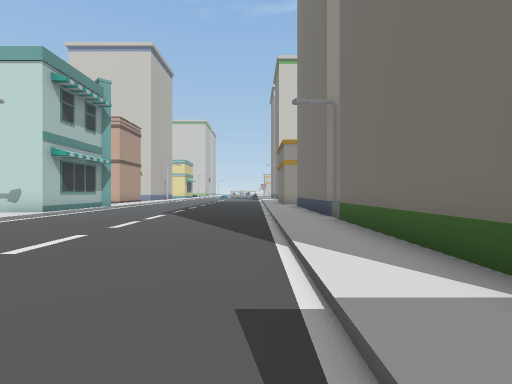
View 1 (above)

16 first-person views from a walk through a scene from a Unity 3-D project. The camera is 1.5 m above the floor, looks level and sees 85° across. The floor is counted in squares, 2 m on a side. Each view is taken from the middle of a square. On the plan, view 1 faces up. The plan holds only what a view shows up to about 10 squares ahead; the rest is blank. The place goes on beyond the plan. The player is left out. Some surface patterns are stand-ins.

View 2
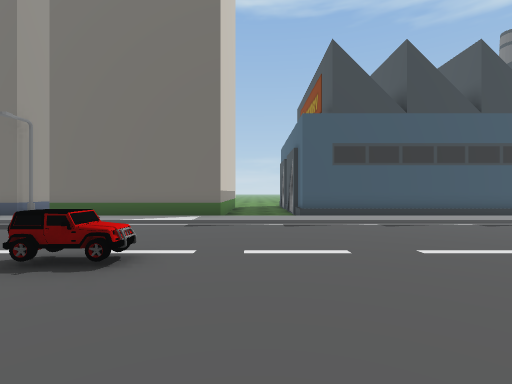

View 3
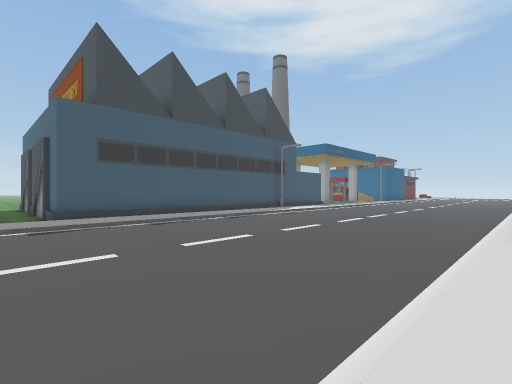

View 4
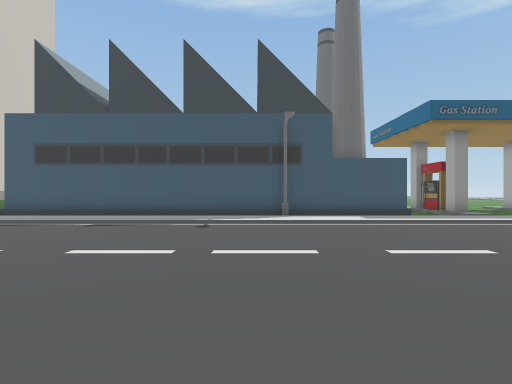

View 5
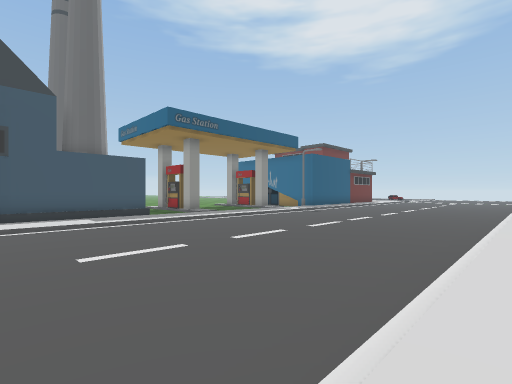

View 6
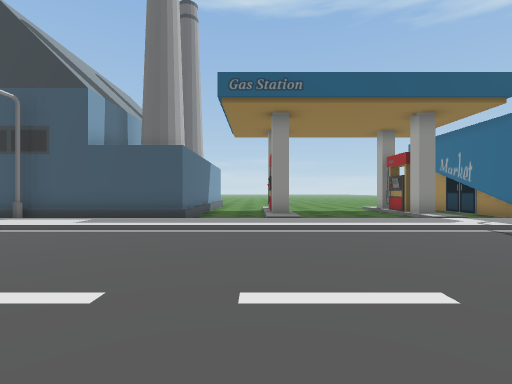

View 7
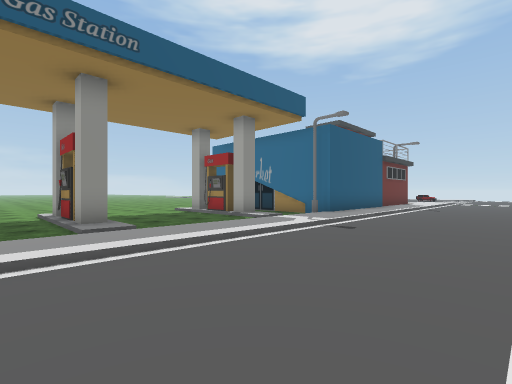

View 8
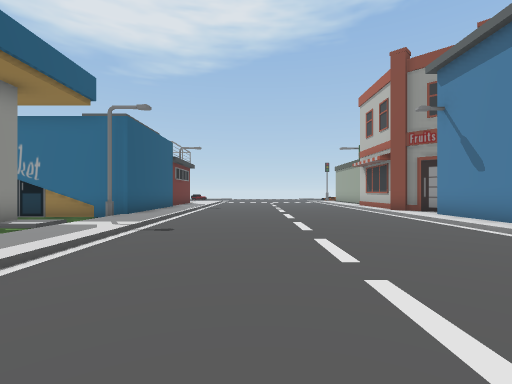

View 9
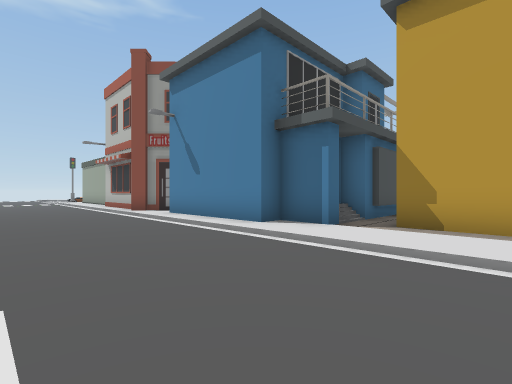

View 10
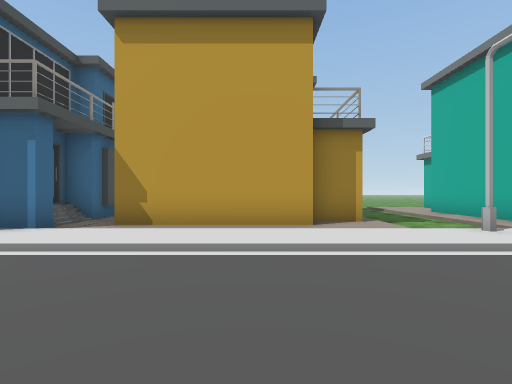

View 11
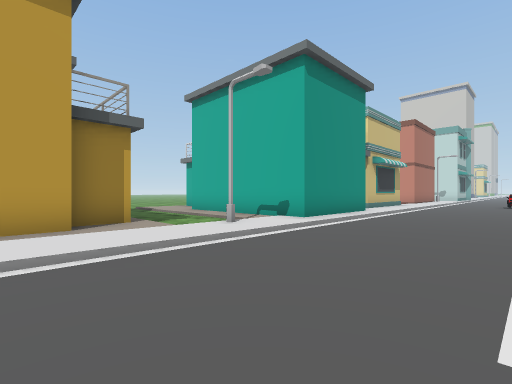

View 12
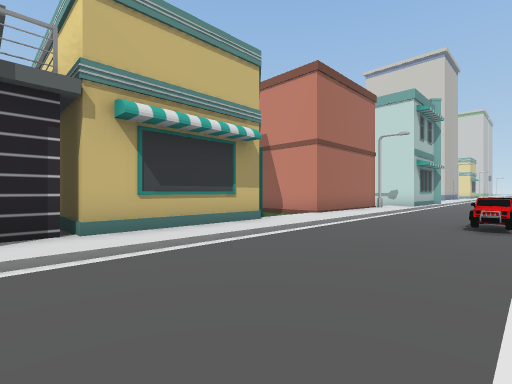

View 13
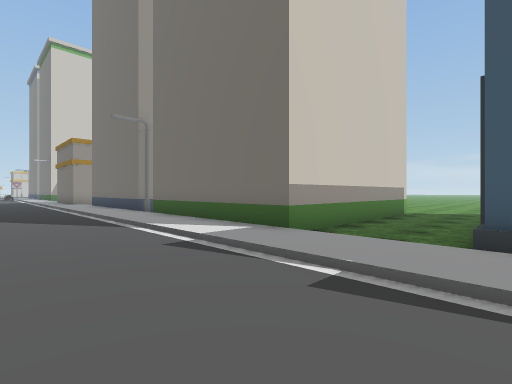

View 14
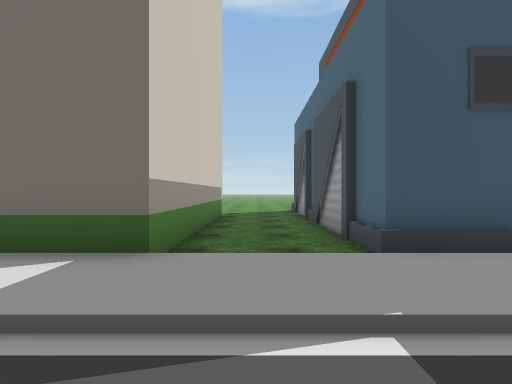

View 15
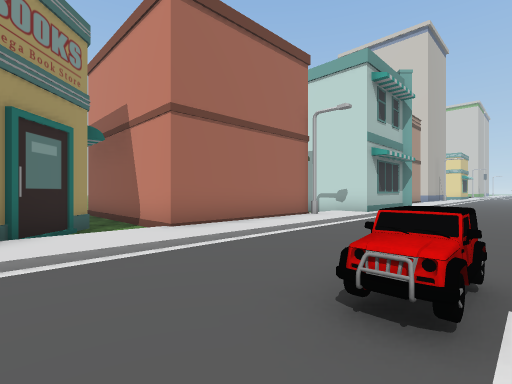

View 16
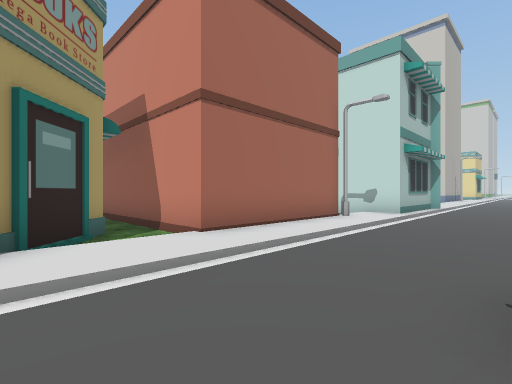

### Floor plan
Key: @ floor where view 1 was taken; # wall or solid block; . main floor; : floor 0.25 m higher than the main floor; / step, stairs or slope; = window, fence, low wall or low ledge; B building; S streetlight; C car; O other object.
Columns run from 13 left of view 1 to 9 right of it. Each row starts with its distance up from view 1.
 10       B.......:B
  9     BBB.......:B
  8      /:.......:BB
  7      S:.......:S
  6      #:.......:B
  5      #:.......:B
  4      #:.......:B
  3 ######:..C....:B
  2  ..../:..CC...:B
  1    =#/:.......:BBBBBBB.
  0     ##:......@:/.......
 -1      #:.......:/.......
 -2      #:.......:/BBBBBBB
 -3      #:.......:/BBBBBBB
 -4     ##:.......:/B
 -5      #:.......:/B
 -6      ##.......:/B
 -7       #.......:/B
 -8       #.......:/B
 -9 :######.......:/B
-10 //////:.......:/BBB
-11 .....S:.......:SBBB
-12   ////:.......:/BBB
-13    #:/:.......:/BBB
-14    ##/:.......:/BBB
-15     #/:.......:/BBB
-16     #/:.......:/....
-17     #/:.......:/.....
-18    ##/:.......:/:###
-19  ###:#:.......:/.....
-20    ###:.......:/.....
-21      #:.......:/....
-22      #:.......://##
-23      #:.......:/.
-24      O:.......:S...
-25      #:.......:####
-26      ##.......:#

Positions as (right, up) in squares from view 1, and headings:
1: (0, 0), facing up
2: (-7, 0), facing right
3: (-7, 0), facing down-right
4: (-7, -10), facing right
5: (-7, -11), facing down-right
6: (-5, -17), facing right
7: (-3, -16), facing down-right
8: (-2, -16), facing down
9: (-3, -16), facing down-left
10: (-3, -15), facing left
11: (-3, -15), facing up-left
12: (-3, -5), facing up-left
13: (-2, -2), facing up-right
14: (-1, 0), facing right
15: (-3, 0), facing up-left
16: (-4, 0), facing up-left
